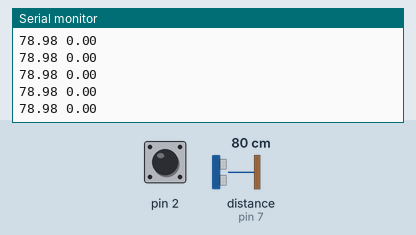
The sketch below on a simulated Arduino Uno, built with avr-gcc and run on an emulated ATmega328P. On the bench: the last lines printed to the serial monitor. Wiring (inferred from the names in the program): ultrasonic range finder: trigger pin 6; echo pin 7. The test bench sets the inputs (shaded band); at power-on: distance to the obstacle (sensor on pin 7) 80 cm, pin 2 HIGH. The echo pulse lasts 58.3 µs per cm; the ROS host is connected and sends only what is stated.

Above: at 1.2 s.
1.3 s: distance to the obstacle (sensor on pin 7) set to 2 cm
At 2.1 s:
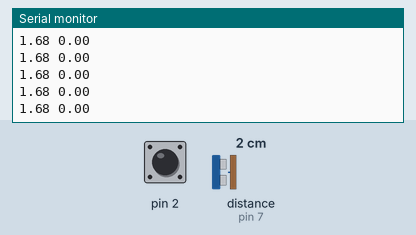
4.3 s: distance to the obstacle (sensor on pin 7) set to 4 cm
At 5.0 s:
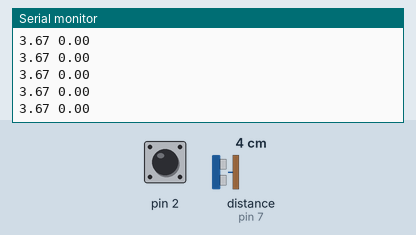
5.8 s: distance to the obstacle (sensor on pin 7) set to 18 cm
At 6.6 s:
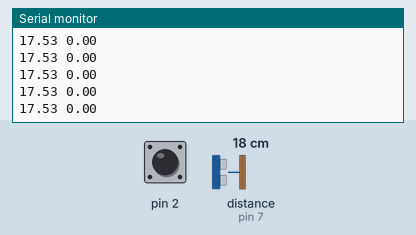
Timing chart, 0 to 7.0 s (numbered marks = the images above; inputs shaded):
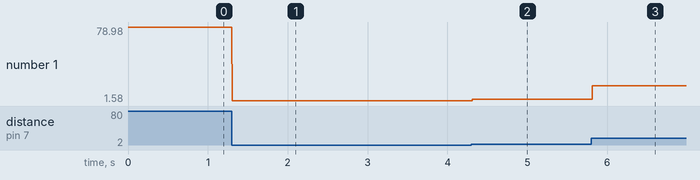

The sketch:

ultrasonic.ino
```cpp
/*
   rosserial Ultrasound Example

   This example is for the HC - SR04 Ultrasound rangers.
*/

#include <ros.h>
#include <ros/time.h>
#include <std_msgs/Float64.h>

ros::NodeHandle  nh;

std_msgs::Float64 range_msg;
ros::Publisher pub_range( "ultrasonic", &range_msg);

float getRange(float duration_func) {
  float distance_func;
  distance_func = (duration_func * 0.034) / 2;
  return distance_func;
}


const int trig_pin = 6;
const int echo_pin = 7;
float threshold ;
float duration ;
float distance ;

float count = 0;
float cpr = 14760;
float distance_1;
float wheel_circumference = 21.98;

void pulse()
{
  if (digitalRead(4) == LOW)
    count++;
}


void setup() {
  nh.initNode();
  nh.advertise(pub_range);
  pinMode(trig_pin, OUTPUT);
  pinMode(echo_pin, INPUT);
  pinMode(2, INPUT_PULLUP);
  pinMode(4, INPUT_PULLUP);
  //attachInterrupt(0, pulse, LOW);
  attachInterrupt(0, pulse, RISING);
  Serial.begin(57600);

}

void loop() {
  digitalWrite(trig_pin , LOW);
  delayMicroseconds(10);
  digitalWrite(trig_pin , HIGH);
  delayMicroseconds(10);
  digitalWrite(trig_pin , LOW);
  duration = pulseIn(echo_pin , HIGH);
  distance = getRange(duration);
  // distance = duration*(0.034/2); //in cm
  Serial.print(distance);
  Serial.print(" ");
  range_msg.data = distance;
  pub_range.publish( &range_msg);
  nh.spinOnce();
      distance_1 = (wheel_circumference*count)/cpr;
   // Serial.println(count);

    Serial.println(distance_1);
     Serial.println("\n");


}
```

Measured:
- after the input at 1.3 s, the serial monitor: prints a new line at once (image 1)
- after the input at 4.3 s, the serial monitor: prints a new line at once (image 2)
- after the input at 5.8 s, the serial monitor: prints a new line at once (image 3)
- plotted number 1: 78.98 → 1.68 after the input at 1.3 s, 1.68 → 3.67 after the input at 4.3 s, 3.67 → 17.53 after the input at 5.8 s
